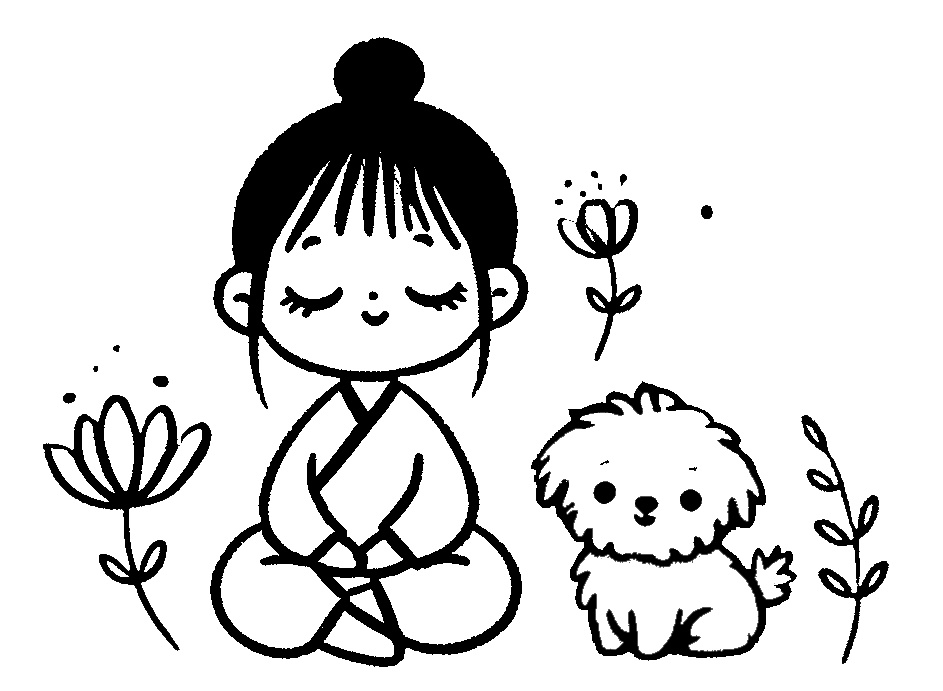
#> input picture seeds/characters/couple-ink/reference/original.jpg, 943 x 691 px
$ python score_parts.py ../reference/original.jpg ../reference/dog_only.png
#> lines starting #> are read from the running program, lines starting #| are printed output that depends on the picture; after the words box and inside, x2 and y2 are one past the last pixel; in counts of white or black regions, pixels touching at a corner belong together
"""Per-feature IoU so the big hair mass can't hide misses in the small identity features.

usage: score_parts.py original.jpg mine.png
"""

import sys

import numpy as np
from PIL import Image

PARTS = {  # x0, y0, x1, y1 in original-image pixels
    "bun": (325, 30, 435, 104),
    "dome": (225, 104, 525, 262),
    "fringe": (282, 154, 462, 260),
    "brows": (298, 230, 440, 252),
    "eyes": (276, 280, 472, 322),
    "nose+mouth": (358, 288, 394, 330),
    "ears": (205, 260, 535, 336),
    # jaw stops at y 376: below that the robe collar enters the box and I don't draw it
    "jaw": (262, 334, 478, 376),
    "lock L": (244, 334, 272, 410),
    "lock R": (468, 334, 496, 402),
}
a = np.array(Image.open(sys.argv[1]).convert("L")) < 128
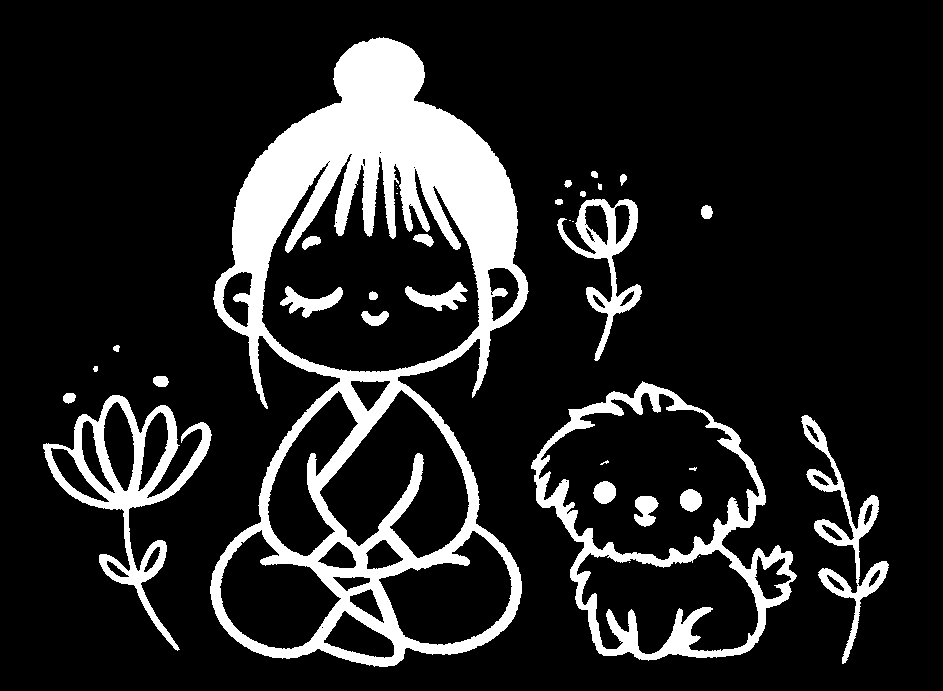
#> a: shape (691, 943) bool; 14.4% white; 34 white regions (9 under 20 px), largest, box (x1, y1, x2, y2) and area: (210, 37, 529, 667) 60902, (531, 381, 797, 661) 12726, (43, 395, 212, 651) 8375
b = np.array(Image.open(sys.argv[2]).convert("L")) < 128
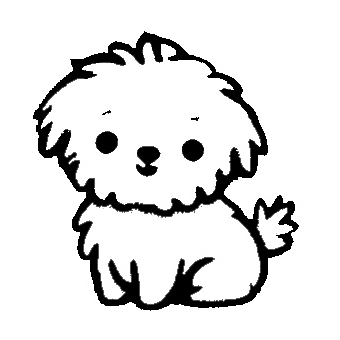
#> input picture seeds/characters/couple-ink/reference/dog_only.png, 340 x 340 px
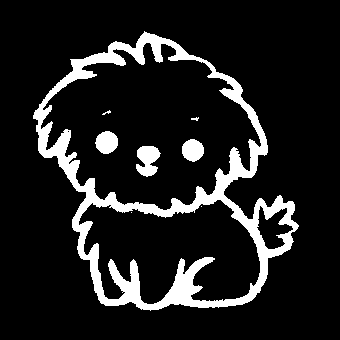
#> b: shape (340, 340) bool; 12.2% white; 8 white regions (4 under 20 px), largest, box (x1, y1, x2, y2) and area: (33, 31, 299, 311) 12726, (136, 146, 161, 177) 524, (95, 131, 118, 154) 402, (182, 139, 204, 162) 386
for name, (x0, y0, x1, y1) in PARTS.items():
    pa, pb = a[y0:y1, x0:x1], b[y0:y1, x0:x1]
    print(
#> (the run stopped early here; a loop or call above may not have finished)
